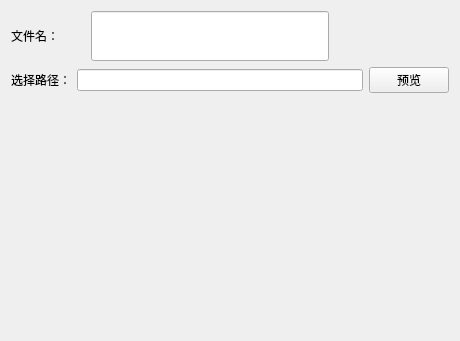
<?xml version="1.0" encoding="UTF-8"?>
<ui version="4.0">
 <class>WizardPage</class>
 <widget class="QWizardPage" name="WizardPage">
  <property name="geometry">
   <rect>
    <x>0</x>
    <y>0</y>
    <width>460</width>
    <height>341</height>
   </rect>
  </property>
  <property name="windowTitle">
   <string>WizardPage</string>
  </property>
  <layout class="QGridLayout" name="gridLayout">
   <item row="1" column="0">
    <layout class="QHBoxLayout" name="horizontalLayout_2">
     <item>
      <widget class="QLabel" name="file_path_lab">
       <property name="text">
        <string>选择路径：</string>
       </property>
      </widget>
     </item>
     <item>
      <widget class="QLineEdit" name="file_path_edit"/>
     </item>
     <item>
      <widget class="QPushButton" name="browse_btn">
       <property name="text">
        <string>预览</string>
       </property>
      </widget>
     </item>
    </layout>
   </item>
   <item row="2" column="0">
    <widget class="QLabel" name="tips_lab">
     <property name="text">
      <string/>
     </property>
    </widget>
   </item>
   <item row="0" column="0">
    <layout class="QHBoxLayout" name="horizontalLayout">
     <item>
      <widget class="QLabel" name="file_name_lab">
       <property name="text">
        <string>文件名：</string>
       </property>
      </widget>
     </item>
     <item>
      <widget class="QLineEdit" name="file_name_edit">
       <property name="sizePolicy">
        <sizepolicy hsizetype="Fixed" vsizetype="Fixed">
         <horstretch>0</horstretch>
         <verstretch>0</verstretch>
        </sizepolicy>
       </property>
       <property name="minimumSize">
        <size>
         <width>238</width>
         <height>23</height>
        </size>
       </property>
       <property name="maximumSize">
        <size>
         <width>1000</width>
         <height>50</height>
        </size>
       </property>
       <property name="maxLength">
        <number>32769</number>
       </property>
      </widget>
     </item>
     <item>
      <spacer name="horizontalSpacer">
       <property name="orientation">
        <enum>Qt::Horizontal</enum>
       </property>
       <property name="sizeType">
        <enum>QSizePolicy::Fixed</enum>
       </property>
       <property name="sizeHint" stdset="0">
        <size>
         <width>120</width>
         <height>0</height>
        </size>
       </property>
      </spacer>
     </item>
    </layout>
   </item>
  </layout>
 </widget>
 <resources/>
 <connections/>
</ui>
